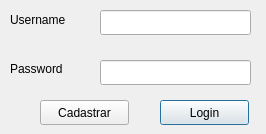
<?xml version="1.0" encoding="UTF-8"?>
<ui version="4.0">
 <class>Login</class>
 <widget class="QDialog" name="Login">
  <property name="geometry">
   <rect>
    <x>0</x>
    <y>0</y>
    <width>266</width>
    <height>134</height>
   </rect>
  </property>
  <property name="windowTitle">
   <string>Dialog</string>
  </property>
  <widget class="QLabel" name="usernameLabel">
   <property name="geometry">
    <rect>
     <x>10</x>
     <y>10</y>
     <width>81</width>
     <height>20</height>
    </rect>
   </property>
   <property name="text">
    <string>Username</string>
   </property>
  </widget>
  <widget class="QLabel" name="passwordLabel">
   <property name="geometry">
    <rect>
     <x>10</x>
     <y>60</y>
     <width>67</width>
     <height>17</height>
    </rect>
   </property>
   <property name="text">
    <string>Password</string>
   </property>
  </widget>
  <widget class="QPushButton" name="loginButton">
   <property name="geometry">
    <rect>
     <x>160</x>
     <y>100</y>
     <width>89</width>
     <height>25</height>
    </rect>
   </property>
   <property name="text">
    <string>Login</string>
   </property>
  </widget>
  <widget class="QLineEdit" name="userText">
   <property name="geometry">
    <rect>
     <x>100</x>
     <y>10</y>
     <width>151</width>
     <height>25</height>
    </rect>
   </property>
  </widget>
  <widget class="QLineEdit" name="passTextField">
   <property name="geometry">
    <rect>
     <x>100</x>
     <y>60</y>
     <width>151</width>
     <height>25</height>
    </rect>
   </property>
   <property name="echoMode">
    <enum>QLineEdit::Password</enum>
   </property>
  </widget>
  <widget class="QPushButton" name="cadastroButton">
   <property name="geometry">
    <rect>
     <x>40</x>
     <y>100</y>
     <width>89</width>
     <height>25</height>
    </rect>
   </property>
   <property name="text">
    <string>Cadastrar</string>
   </property>
  </widget>
  <action name="actionreleaseLoginButton">
   <property name="text">
    <string>Login</string>
   </property>
   <property name="shortcut">
    <string>Ctrl+L</string>
   </property>
  </action>
  <zorder>usernameLabel</zorder>
  <zorder>passwordLabel</zorder>
  <zorder>userText</zorder>
  <zorder>passTextField</zorder>
  <zorder>loginButton</zorder>
  <zorder>cadastroButton</zorder>
 </widget>
 <resources/>
 <connections/>
</ui>
